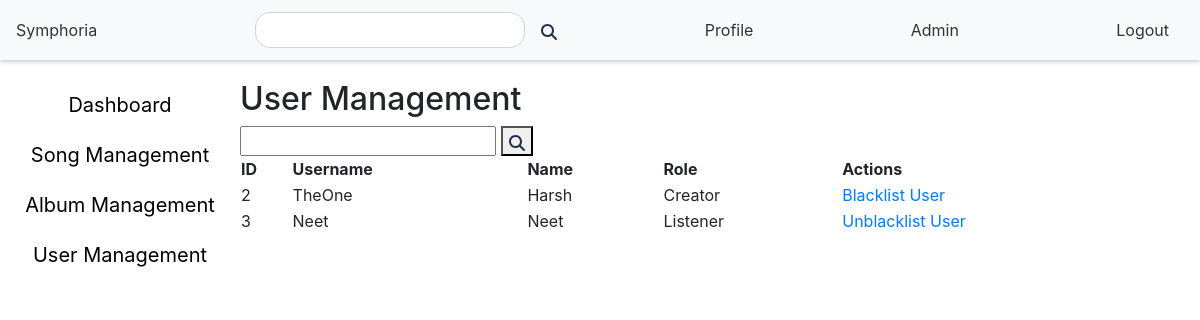
The page /admin/user_management (signed in) on the database as committed earlier.
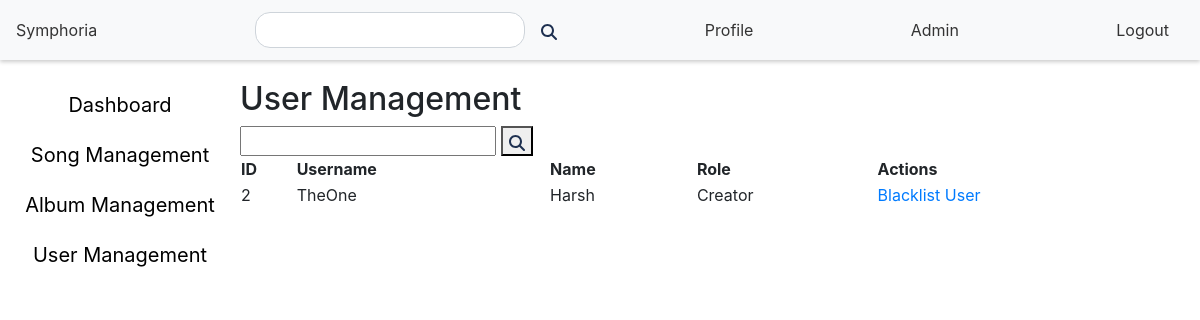
The same page on the database as committed later.
### models.py (models this page shows, shortened)
class User(db.Model):
    id = db.Column(db.Integer, primary_key=True)
    username = db.Column(db.String(32), unique=True, nullable=False)
    passhash = db.Column(db.String(512), nullable=False)
    name = db.Column(db.String(64), nullable=False)
    role = db.Column(db.String(20), nullable=False)
    blacklist = db.Column(db.Boolean, default=False)
    albums = db.relationship('Album', backref='artist', lazy=True)
    songs = db.relationship('Song', backref='artist', lazy=True)
    playlists = db.relationship('Playlist', backref='user', lazy=True)
    admins = db.relationship('Admin', backref='user', lazy=True)
    @property
    def password(self):
        raise AttributeError('Password is not a readable attribute')

### routes.py (the view)
@app.route('/admin/user_management', methods=['GET','POST'])
def user_management():
    if 'user_id' not in session or (Admin.query.filter_by(id=session['user_id']).first() is None):
        flash('Please log in', 'info')
        return redirect(url_for('admin_login'))
    else:
        if request.method == 'POST':
            user_search = request.form.get('user_search')
            session['user_search_admin'] = user_search
            users = User.query.filter(User.name.like(f'%{user_search}%')).all()
            final_users = []
            for user in users:
                if Admin.query.filter_by(id=user.id).first():
                    continue
                else:
                    final_users.append(user)
            return render_template('user_management.html', users=final_users, Admin=Admin)
        else:
            users = User.query.all()
            final_users = []
            for user in users:
                if Admin.query.filter_by(id=user.id).first():
                    continue
                else:
                    final_users.append(user)
            return render_template('user_management.html', users=final_users, Admin=Admin)

### templates/user_management.html (shortened to what this page needs)
{% extends 'layout.html' %}
{% block content %}
    <nav class="navbar">
        <a href="/">Symphoria</a>
        <form action="/search" method="POST">
            {% if session['search'] %}
                <input type="text" name="search" value="{{ session['search'] }}">
            {% else %}
                <input type="text" name="search" value="">
            {% endif %}
            <button type="submit"><img src="{{ url_for('static', filename='magnifying-glass-solid.svg') }}" alt=""></button>
        </form>
        <a href="/profile">Profile</a>
        {% if Admin.query.filter_by(id=session['user_id']).first() %}
            <a href="/admin">Admin</a>
        {% endif %}
        <a href="/logout">Logout</a>
    </nav>
    <div class="content-container">
    <div class="menubar">
        <a href="/admin">Dashboard</a>
        <a href='/admin/song_management'>Song Management</a>
        <a href='/admin/album_management'>Album Management</a>
        <a href="/admin/user_management">User Management</a>
    </div>
    <div class="info">
        <h2>User Management</h2>
        <form method="POST">
            {% if session['user_search_admin'] %}
                <input type="text" name="user_search" value="{{ session['user_search_admin'] }}">
            {% else %}
                <input type="text" name="user_search" value="">
            {% endif %}
            <button type="submit"><img src="{{ url_for('static', filename='magnifying-glass-solid.svg') }}" alt=""></button>
        </form>
        <table>
            <tr>
                <th>ID</th>
                <th>Username</th>
                <th>Name</th>
                <th>Role</th>
                <th>Actions</th>
            </tr>
            {% for user in users %}
                <tr>
                    <td>{{ user.id }}</td>
                    <td>{{ user.username }}</td>
                    <td>{{ user.name }}</td>
                    <td>{{ user.role }}</td>
                    <td>
                        {% if user.blacklist == 0 %}
                            <a href="/blacklist/user/{{ user.id }}">Blacklist User</a>
                        {% else %}
                            <a href="/unblacklist/user/{{ user.id }}">Unblacklist User</a>
                        {% endif %}
                    </td>
                </tr>
            {% endfor %}
        </table>
    </div>
    </div>
{% endblock %}

### templates/layout.html (shortened to what this page needs)
<!DOCTYPE html>
<html lang="en">
<head>
    {% block stylesheets %}
        <link rel="stylesheet" href="https://cdn.jsdelivr.net/npm/bootstrap@4.3.1/dist/css/bootstrap.min.css">
    {% endblock %}
</head>
<body>
    {% block content %}
    {% endblock %}
</body>
</html>

### templates/layout.html (style rules this page uses)
.navbar { display: flex; justify-content: space-between; align-items: center; background-color: #f8f9fa; padding: 10px 20px; box-shadow: 0 2px 4px 0 rgba(0,0,0,0.2); height: 60px; }
.navbar a { text-decoration: none; color: #333; margin-right: 15px; }
.navbar form { display: flex; align-items: center; }
.navbar form input[type="text"] { border-radius: 15px; border: 1px solid #ced4da; padding: 5px 10px; margin-right: 10px; }
.navbar form button { background: none; border: none; }
.navbar form button img { width: 100%; height: auto; }
.menubar { display: flex; flex-direction: column; justify-content: space-around; align-items: center; margin-top: 20px; margin-bottom: 20px; width: 20%; height: 100%; }
.menubar a { text-decoration: none; color: black; font-size: 20px; padding: 10px; }
.info { display: flex; flex-direction: column; justify-content: space-around; margin-top: 20px; margin-bottom: 20px; width: 80%; height: 100%; }
.content-container { display: flex; flex-direction: row; justify-content: space-around; margin-left:0; margin-right:0; }

Rows that differ between the two databases and show on the page:
removed User: id "3", username "Neet", name "Neet", role "Listener"
